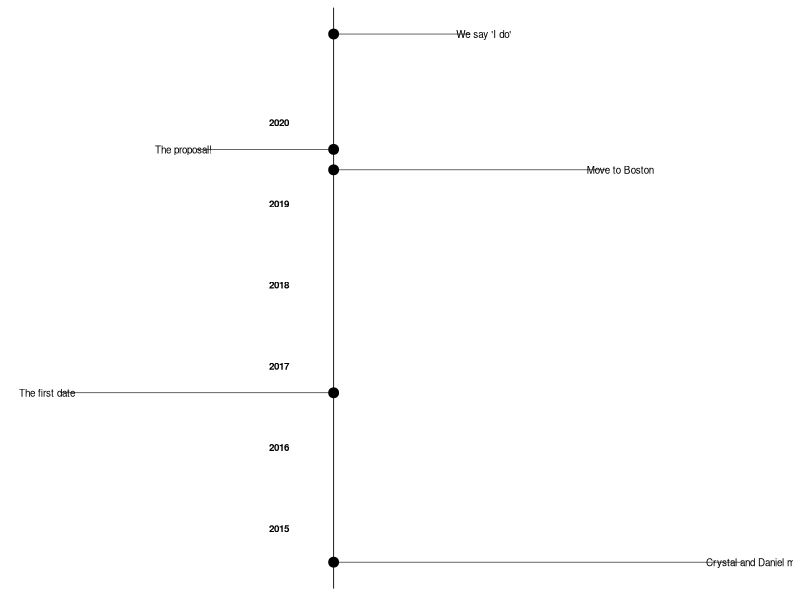

Recreate this plot in R.
# timeline.R

library(tibble)
library(lubridate)
library(ggplot2)
library(dplyr)

events = c("Crystal and Daniel meet", 
           "The first date", 
           "Move to Boston",
           "The proposal!", 
           "We say 'I do'")
categories = c(1, 0, 1, 0, 1)
months = c(8, 9, 6, 9, 2)
years = c(2014, 2016, 2019, 2019, 2021)


df = tibble(month = months, 
            year = years, 
            milestone = events, 
            category = categories)

df$date = with(df, ymd(sprintf('%04d%02d%02d', year, month, 1)))
df = df %>% arrange(desc(date))

positions = c(0.5, -0.5, 1.0, -1.0, 1.5, -1.5)
directions = c(1, -1)

line_pos = data.frame(
  "date" = unique(df$date),
  "position" = rep(positions, length.out=length(unique(df$date))),
  "direction" = rep(directions, length.out=length(unique(df$date)))
)

df = merge(x = df, y = line_pos, by = "date", all = TRUE)
df = df[with(df, order(date, category)), ]

text_offset = 0.05

df$month_count = ave(df$date == df$date, df$date, FUN = cumsum)
df$text_position = (df$month_count * text_offset * df$direction) + df$position

month_buffer = 2

month_date_range = seq(min(df$date) - months(month_buffer), max(df$date) + months(month_buffer), by = 'month')
month_format = format(month_date_range, '%b')
month_df = data.frame(month_date_range, month_format)

year_date_range = seq(min(df$date) - months(month_buffer), max(df$date) + months(month_buffer), by = 'year')
year_date_range = as.Date(
  intersect(
    ceiling_date(year_date_range, unit = "year"),
    floor_date(year_date_range, unit = "year")
  ),  origin = "1970-01-01"
)
year_format <- format(year_date_range, '%Y')
year_df <- data.frame(year_date_range, year_format)


timeline_plot = ggplot(df, aes(x = date, y = 0)) + 
  theme_classic()

# Plot horizontal black line for timeline
timeline_plot = timeline_plot + geom_hline(yintercept = 0, 
                                           color = "black", size=0.3)

# Plot vertical segment lines for milestones
timeline_plot = timeline_plot + 
  geom_segment(data = df[df$month_count == 1, ], aes(y = position, yend = 0, xend = date), color = 'black', size = 0.2)

# Plot scatter points at zero and date
timeline_plot = timeline_plot + geom_point(aes(y = 0), size = 3)

# Don't show axes, appropriately position legend
timeline_plot = timeline_plot + theme(axis.line.y = element_blank(),
                                      axis.text.y = element_blank(),
                                      axis.title.x = element_blank(),
                                      axis.title.y = element_blank(),
                                      axis.ticks.y = element_blank(),
                                      axis.text.x = element_blank(),
                                      axis.ticks.x = element_blank(),
                                      axis.line.x = element_blank()
)

# Show year text
timeline_plot = timeline_plot + 
  geom_text(data = year_df, aes(x = year_date_range, 
                                y = -0.2, 
                                label = year_format, 
                                fontface = "bold"), 
            size = 2.5, 
            color = 'black')

# Show text for each milestone
timeline_plot = timeline_plot + 
  geom_text(aes(y = text_position, label=milestone), size = 2.5)

# flip to vertical
timeline_plot = timeline_plot + coord_flip()
print(timeline_plot)
